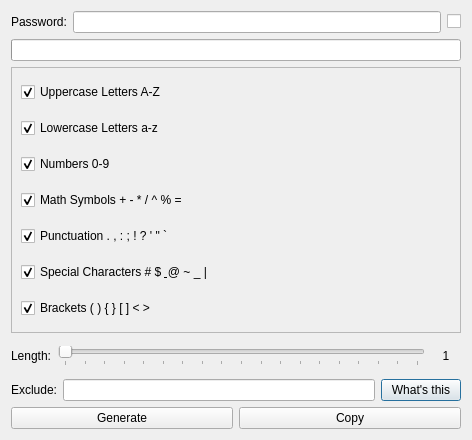
<?xml version="1.0" encoding="UTF-8"?>
<ui version="4.0">
 <class>GeneratePasswordWindow</class>
 <widget class="QDialog" name="GeneratePasswordWindow">
  <property name="windowModality">
   <enum>Qt::WindowModal</enum>
  </property>
  <property name="enabled">
   <bool>true</bool>
  </property>
  <property name="geometry">
   <rect>
    <x>0</x>
    <y>0</y>
    <width>472</width>
    <height>440</height>
   </rect>
  </property>
  <property name="cursor">
   <cursorShape>ArrowCursor</cursorShape>
  </property>
  <property name="windowTitle">
   <string>Generate Random Password</string>
  </property>
  <property name="toolTip">
   <string notr="true"/>
  </property>
  <property name="statusTip">
   <string notr="true"/>
  </property>
  <property name="whatsThis">
   <string notr="true"/>
  </property>
  <layout class="QVBoxLayout" name="verticalLayout">
   <item>
    <layout class="QHBoxLayout" name="horizontalLayout">
     <item>
      <widget class="QLabel" name="lbl_password">
       <property name="text">
        <string>Password:</string>
       </property>
      </widget>
     </item>
     <item>
      <widget class="QLineEdit" name="lne_password">
       <property name="echoMode">
        <enum>QLineEdit::Normal</enum>
       </property>
      </widget>
     </item>
     <item>
      <widget class="QCheckBox" name="chk_show">
       <property name="cursor">
        <cursorShape>PointingHandCursor</cursorShape>
       </property>
       <property name="text">
        <string/>
       </property>
      </widget>
     </item>
    </layout>
   </item>
   <item>
    <layout class="QVBoxLayout" name="verticalLayout_3">
     <item>
      <widget class="QProgressBar" name="bar_strength">
       <property name="maximum">
        <number>150</number>
       </property>
       <property name="value">
        <number>0</number>
       </property>
       <property name="orientation">
        <enum>Qt::Horizontal</enum>
       </property>
       <property name="format">
        <string notr="true"/>
       </property>
      </widget>
     </item>
    </layout>
   </item>
   <item>
    <widget class="QFrame" name="frame_checkbox_container">
     <property name="frameShape">
      <enum>QFrame::StyledPanel</enum>
     </property>
     <property name="frameShadow">
      <enum>QFrame::Raised</enum>
     </property>
     <layout class="QVBoxLayout" name="verticalLayout_4">
      <item>
       <layout class="QVBoxLayout" name="verticalLayout_2">
        <item>
         <widget class="QCheckBox" name="chk_uppercase">
          <property name="minimumSize">
           <size>
            <width>0</width>
            <height>30</height>
           </size>
          </property>
          <property name="cursor">
           <cursorShape>PointingHandCursor</cursorShape>
          </property>
          <property name="text">
           <string>Uppercase Letters A-Z</string>
          </property>
          <property name="checked">
           <bool>true</bool>
          </property>
         </widget>
        </item>
        <item>
         <widget class="QCheckBox" name="chk_lowercase">
          <property name="minimumSize">
           <size>
            <width>0</width>
            <height>30</height>
           </size>
          </property>
          <property name="cursor">
           <cursorShape>PointingHandCursor</cursorShape>
          </property>
          <property name="text">
           <string>Lowercase Letters a-z</string>
          </property>
          <property name="checked">
           <bool>true</bool>
          </property>
         </widget>
        </item>
        <item>
         <widget class="QCheckBox" name="chk_numbers">
          <property name="minimumSize">
           <size>
            <width>0</width>
            <height>30</height>
           </size>
          </property>
          <property name="cursor">
           <cursorShape>PointingHandCursor</cursorShape>
          </property>
          <property name="text">
           <string>Numbers 0-9</string>
          </property>
          <property name="checked">
           <bool>true</bool>
          </property>
         </widget>
        </item>
        <item>
         <widget class="QCheckBox" name="chk_math">
          <property name="minimumSize">
           <size>
            <width>0</width>
            <height>30</height>
           </size>
          </property>
          <property name="cursor">
           <cursorShape>PointingHandCursor</cursorShape>
          </property>
          <property name="text">
           <string>Math Symbols + - * / ^ % =</string>
          </property>
          <property name="checked">
           <bool>true</bool>
          </property>
         </widget>
        </item>
        <item>
         <widget class="QCheckBox" name="chk_punctuation">
          <property name="minimumSize">
           <size>
            <width>0</width>
            <height>30</height>
           </size>
          </property>
          <property name="cursor">
           <cursorShape>PointingHandCursor</cursorShape>
          </property>
          <property name="text">
           <string>Punctuation . , : ; ! ? ' &quot; `</string>
          </property>
          <property name="checked">
           <bool>true</bool>
          </property>
         </widget>
        </item>
        <item>
         <widget class="QCheckBox" name="chk_special">
          <property name="minimumSize">
           <size>
            <width>0</width>
            <height>30</height>
           </size>
          </property>
          <property name="cursor">
           <cursorShape>PointingHandCursor</cursorShape>
          </property>
          <property name="text">
           <string>Special Characters # $ &amp; @ ~ _ |</string>
          </property>
          <property name="checked">
           <bool>true</bool>
          </property>
         </widget>
        </item>
        <item>
         <widget class="QCheckBox" name="chk_brackets">
          <property name="minimumSize">
           <size>
            <width>0</width>
            <height>30</height>
           </size>
          </property>
          <property name="cursor">
           <cursorShape>PointingHandCursor</cursorShape>
          </property>
          <property name="text">
           <string>Brackets ( ) { } [ ] &lt; &gt;</string>
          </property>
          <property name="checked">
           <bool>true</bool>
          </property>
         </widget>
        </item>
       </layout>
      </item>
     </layout>
    </widget>
   </item>
   <item>
    <layout class="QHBoxLayout" name="horizontalLayout_4">
     <item>
      <widget class="QLabel" name="lbl_length">
       <property name="text">
        <string>Length:</string>
       </property>
      </widget>
     </item>
     <item>
      <widget class="QSlider" name="slide_length">
       <property name="cursor">
        <cursorShape>SizeHorCursor</cursorShape>
       </property>
       <property name="minimum">
        <number>12</number>
       </property>
       <property name="maximum">
        <number>30</number>
       </property>
       <property name="pageStep">
        <number>1</number>
       </property>
       <property name="orientation">
        <enum>Qt::Horizontal</enum>
       </property>
       <property name="tickPosition">
        <enum>QSlider::TicksBelow</enum>
       </property>
       <property name="tickInterval">
        <number>1</number>
       </property>
      </widget>
     </item>
     <item>
      <widget class="QLabel" name="lbl_display_length">
       <property name="minimumSize">
        <size>
         <width>30</width>
         <height>0</height>
        </size>
       </property>
       <property name="text">
        <string>1</string>
       </property>
       <property name="alignment">
        <set>Qt::AlignCenter</set>
       </property>
      </widget>
     </item>
    </layout>
   </item>
   <item>
    <layout class="QHBoxLayout" name="horizontalLayout_3">
     <item>
      <widget class="QLabel" name="lbl_exclude">
       <property name="text">
        <string>Exclude:</string>
       </property>
      </widget>
     </item>
     <item>
      <widget class="QLineEdit" name="lne_exclude"/>
     </item>
     <item>
      <widget class="QPushButton" name="btn_whats_this">
       <property name="cursor">
        <cursorShape>PointingHandCursor</cursorShape>
       </property>
       <property name="text">
        <string>What's this</string>
       </property>
      </widget>
     </item>
    </layout>
   </item>
   <item>
    <layout class="QHBoxLayout" name="horizontalLayout_2">
     <item>
      <widget class="QPushButton" name="btn_generate">
       <property name="cursor">
        <cursorShape>PointingHandCursor</cursorShape>
       </property>
       <property name="text">
        <string>Generate</string>
       </property>
      </widget>
     </item>
     <item>
      <widget class="QPushButton" name="btn_copy">
       <property name="cursor">
        <cursorShape>PointingHandCursor</cursorShape>
       </property>
       <property name="text">
        <string>Copy</string>
       </property>
      </widget>
     </item>
    </layout>
   </item>
  </layout>
 </widget>
 <resources/>
 <connections/>
</ui>
